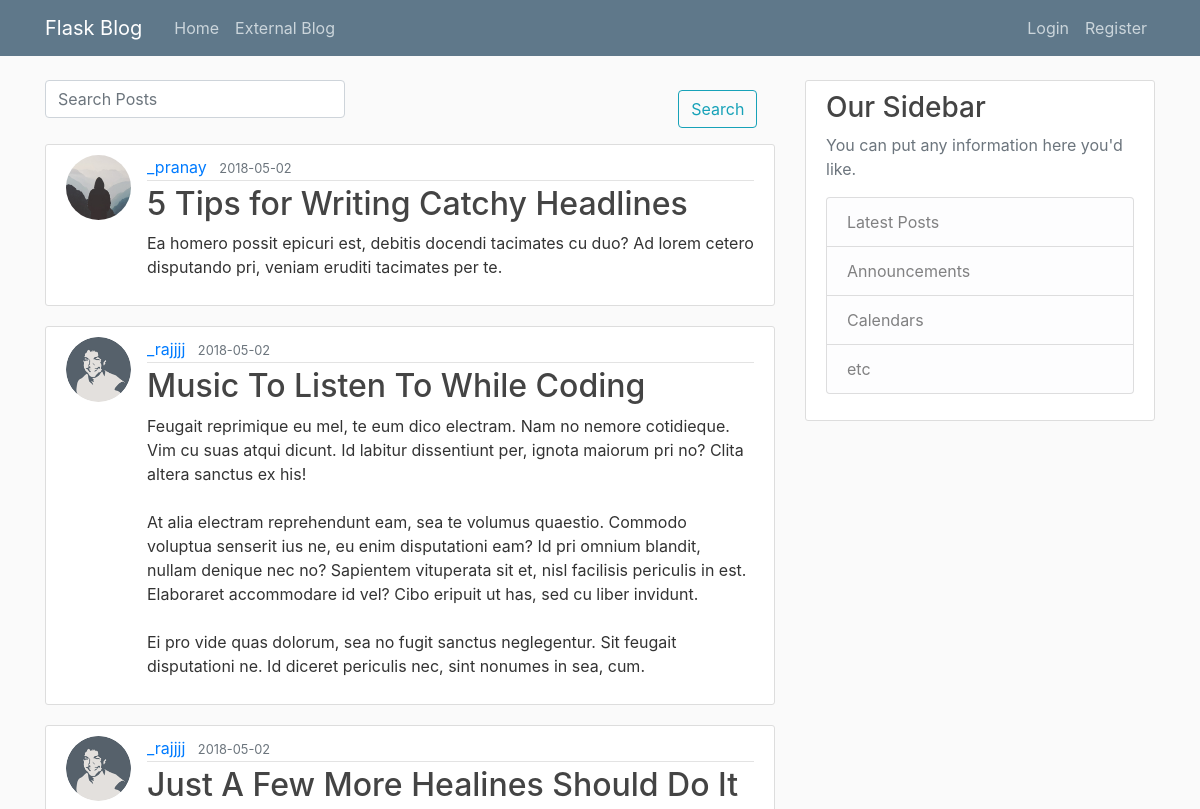
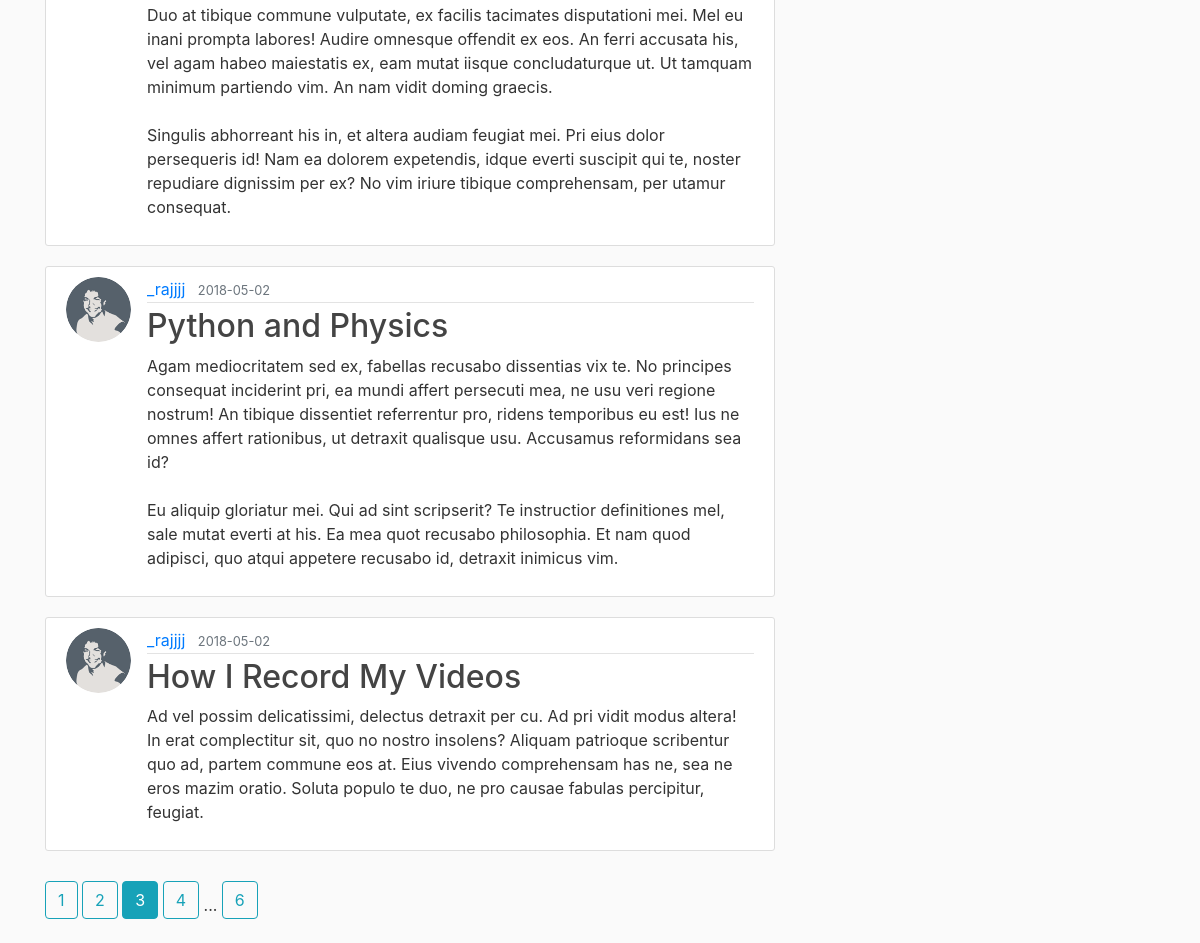
Screenshot of /home?page=3 with the database file from the repository (2 pictures, top to bottom).
### flaskblog/models.py (models this page shows, shortened)
class Post(db.Model):
    id = db.Column(db.Integer, primary_key=True)
    title = db.Column(db.String(100), nullable=False)
    date_posted = db.Column(db.DateTime, nullable=False, default=datetime.utcnow)
    content = db.Column(db.Text, nullable=False)
    user_id = db.Column(db.Integer, db.ForeignKey('user.id'), nullable=False)

class User(db.Model, UserMixin):
    id = db.Column(db.Integer, primary_key=True)
    username = db.Column(db.String(20), unique=True, nullable=False)
    email = db.Column(db.String(120), unique=True, nullable=False)
    image_file = db.Column(db.String(20), nullable=False, default='default.jpg')
    password = db.Column(db.String(60), nullable=False)
    posts = db.relationship('Post', backref='author', lazy=True)

### flaskblog/routes.py (the view)
@app.route("/")
@app.route("/home", methods=['GET', 'POST'])
def home():
    page = request.args.get('page', 1, type=int)
    posts = Post.query.order_by(Post.date_posted.desc()).paginate(page=page, per_page=5)
    form = SearchForm(request.form)
    return render_template('home.html', posts=posts, form=form)

### flaskblog/forms.py
class SearchForm(Form):
    post = StringField('Post', validators=[DataRequired(),Length(max=100)],render_kw={"placeholder": "Search Posts"})
    search = SubmitField('Search')

### flaskblog/templates/home.html (shortened to what this page needs)
{% extends "layout.html" %}
{% block content %}
  <form>
    <div class="form-group">
      <div class="row">
        <div class="col-sm-10">
          {{form.post(class="form-control")}}
        </div>
        <div class="col-sm">
          {{ form.search(class="btn btn-outline-info") }}
        </div>
      </div>
    </div>
  </form>
  {% for post in posts.items %}
    <article class="media content-section">
      <img class="rounded-circle article-img" src="{{ url_for('static', filename='profile_pics/' + post.author.image_file) }}">
      <div class="media-body">
        <div class="article-metadata">
          <a class="mr-2" href="{{ url_for('user_posts', username=post.author.username) }}">{{ post.author.username }}</a>
          <small class="text-muted">{{ post.date_posted.strftime('%Y-%m-%d') }}</small>
        </div>
        <h2><a class="article-title" href="{{ url_for('post', post_id=post.id) }}">{{ post.title }}</a></h2>
        <p class="article-content">{{ post.content }}</p>
      </div>
    </article>
  {% endfor %}
  {% for page_num in posts.iter_pages(left_edge=1, right_edge=1, left_current=1, right_current=2) %}
    {% if page_num %}
      {% if posts.page == page_num %}
        <a class="btn btn-info mb-4" href="{{ url_for('home', page=page_num) }}">{{ page_num }}</a>
      {% else %}
        <a class="btn btn-outline-info mb-4" href="{{ url_for('home', page=page_num) }}">{{ page_num }}</a>
      {% endif %}
    {% else %}
      ...
    {% endif %}
  {% endfor %}
{% endblock content %}

### flaskblog/static/main.css (style rules this page uses)
body { background: #fafafa; color: #333333; margin-top: 5rem; }
h1, h2, h3, h4, h5, h6 { color: #444444; }
.content-section { background: #ffffff; padding: 10px 20px; border: 1px solid #dddddd; border-radius: 3px; margin-bottom: 20px; }
.article-title { color: #444444; }
.article-content { white-space: pre-line; }
.article-img { height: 65px; width: 65px; margin-right: 16px; }
.article-metadata { padding-bottom: 1px; margin-bottom: 4px; border-bottom: 1px solid #e3e3e3 }
.form-control { display: block; width:300px; padding: .375rem .75rem; font-size: 1rem; line-height: 1.5; color: #495057; background-color: #fff; background-clip: padding-box; border: 1px solid #ced4da; border-radius: .25rem; transition: border-color .15s ease-in-out,box-shadow .15s ease-in-out; }
.btn { padding: .375rem .75rem; margin-top:10px; }

### rows the page displays
Post: image_file (placeholder picture), author.username "_pranay", date_posted "2018-05-02", title "5 Tips for Writing Catchy Headlines", content "Ea homero possit epicuri est, debitis docendi tacimates cu duo? Ad lorem cetero disputando pri, veniam eruditi tacimates per te."
Post: image_file (picture), author.username "_rajjjj", date_posted "2018-05-02", title "Music To Listen To While Coding", content "Feugait reprimique eu mel, te eum dico electram. Nam no nemore cotidieque. Vim cu suas atqui dicunt. Id labitur dissentiunt per, ignota maiorum pri no? Clita altera sanctus ex his! At alia electram reprehendunt eam, sea te volumus quaestio. Commodo voluptua senserit ius ne, eu enim disputationi eam? Id pri omnium blandit, nullam denique nec no? Sapientem vituperata sit et, nisl facilisis periculis in est. Elaboraret accommodare id vel? Cibo eripuit ut has, sed cu liber invidunt. Ei pro vide quas dolorum, sea no fugit sanctus neglegentur. Sit feugait disputationi ne. Id diceret periculis nec, sint nonumes in sea, cum."
Post: image_file (picture), author.username "_rajjjj", date_posted "2018-05-02", title "Just A Few More Healines Should Do It", content "Duo at tibique commune vulputate, ex facilis tacimates disputationi mei. Mel eu inani prompta labores! Audire omnesque offendit ex eos. An ferri accusata his, vel agam habeo maiestatis ex, eam mutat iisque concludaturque ut. Ut tamquam minimum partiendo vim. An nam vidit doming graecis. Singulis abhorreant his in, et altera audiam feugiat mei. Pri eius dolor persequeris id! Nam ea dolorem expetendis, idque everti suscipit qui te, noster repudiare dignissim per ex? No vim iriure tibique comprehensam, per utamur consequat."
Post: image_file (picture), author.username "_rajjjj", date_posted "2018-05-02", title "Python and Physics", content "Agam mediocritatem sed ex, fabellas recusabo dissentias vix te. No principes consequat inciderint pri, ea mundi affert persecuti mea, ne usu veri regione nostrum! An tibique dissentiet referrentur pro, ridens temporibus eu est! Ius ne omnes affert rationibus, ut detraxit qualisque usu. Accusamus reformidans sea id? Eu aliquip gloriatur mei. Qui ad sint scripserit? Te instructior definitiones mel, sale mutat everti at his. Ea mea quot recusabo philosophia. Et nam quod adipisci, quo atqui appetere recusabo id, detraxit inimicus vim."
Post: image_file (picture), author.username "_rajjjj", date_posted "2018-05-02", title "How I Record My Videos", content "Ad vel possim delicatissimi, delectus detraxit per cu. Ad pri vidit modus altera! In erat complectitur sit, quo no nostro insolens? Aliquam patrioque scribentur quo ad, partem commune eos at. Eius vivendo comprehensam has ne, sea ne eros mazim oratio. Soluta populo te duo, ne pro causae fabulas percipitur, feugiat."

### other values shown
{{ page_num }} "1" "2" "4" "6"
{{ page_num }} "3"
